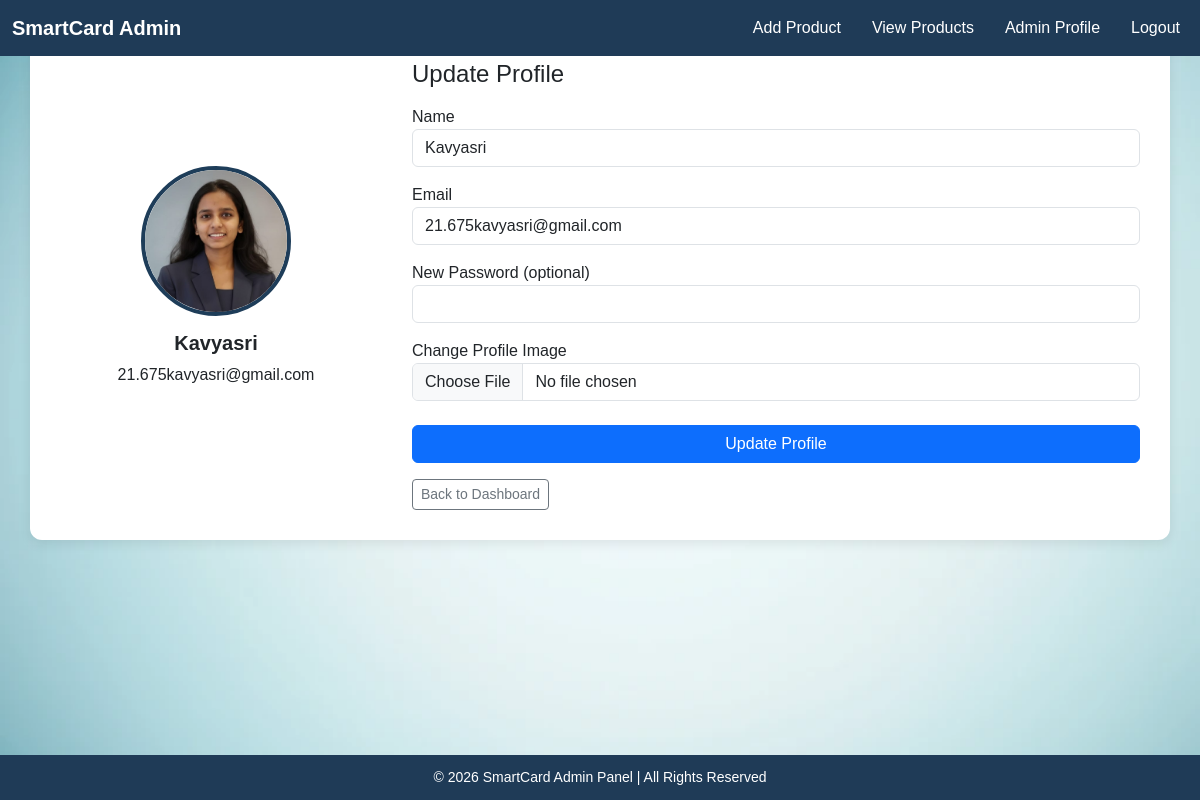
/admin/profile (signed in), run on the app's committed database.
### tables this page shows
CREATE TABLE admin (
    admin_id INTEGER PRIMARY KEY AUTOINCREMENT,
    name TEXT,
    email TEXT UNIQUE,
    password TEXT,
    profile_image TEXT,
    created_at DATETIME DEFAULT CURRENT_TIMESTAMP,
    reset_token TEXT,
    token_expiry DATETIME,

    -- ENUM replaced with CHECK
    role TEXT DEFAULT 'admin'
        CHECK(role IN ('admin','super_admin')),

    is_approved INTEGER DEFAULT 0,
    created_by INTEGER,
    last_login DATETIME,

    FOREIGN KEY(created_by) REFERENCES admin(admin_id)
);

### app.py (the view)
@app.route('/admin/profile', methods=['GET'])
def admin_profile():
    if 'admin_id' not in session:
        flash("Please login!", "danger")
        return redirect('/admin-login')
    admin_id = session['admin_id']
    conn = get_db_connection()
    cursor = conn.cursor()
    cursor.execute("SELECT * FROM admin WHERE admin_id = ?", (admin_id,))
    admin = cursor.fetchone()
    cursor.close()
    conn.close()
    return render_template("admin/admin_profile.html", admin=admin)

### app.py (called while the page is built)
def get_db_connection():
    conn = sqlite3.connect(DATABASE)
    conn.row_factory = sqlite3.Row
    return conn

### templates/admin/admin_profile.html (shortened to what this page needs)
<!DOCTYPE html>
<html>
<head>
    <link href="https://cdn.jsdelivr.net/npm/bootstrap@5.3.3/dist/css/bootstrap.min.css" rel="stylesheet">
    <link rel="stylesheet" href="{{ url_for('static', filename='css/admin.css') }}">
</head>
<body>
<nav class="navbar navbar-expand-lg navbar-custom fixed-top">
  <div class="container-fluid">
    <a class="navbar-brand" href="/admin-dashboard">SmartCard Admin</a>
    {% if session.get('admin_id') %}
    <div class="collapse navbar-collapse justify-content-end" id="navMenu">
      <ul class="navbar-nav">
        <li class="nav-item"><a class="nav-link" href="/admin/add-item">Add Product</a></li>
        <li class="nav-item"><a class="nav-link" href="/admin/item-list">View Products</a></li>
        <li class="nav-item"><a class="nav-link" href="/admin/profile">Admin Profile</a></li>
        <li class="nav-item"><a class="nav-link" href="/admin-logout">Logout</a></li>
      </ul>
    </div>
    {% endif %}
  </div>
</nav>
<div class="page-content">
    <div class="admin-profile-card">
        <div class="profile-left">
            {% if admin.profile_image %}
                <img src="/static/uploads/admin_profiles/{{ admin.profile_image }}" class="profile-img">
            {% else %}
                <div class="no-img">No Image</div>
            {% endif %}
            <div class="profile-info">
                <h5>{{ admin.name }}</h5>
                <p>{{ admin.email }}</p>
            </div>
        </div>
        <div class="profile-right">
            <h4 class="mb-3">Update Profile</h4>
            <form method="POST" action="/admin/profile" enctype="multipart/form-data">
                <div class="mb-3">
                    <label>Name</label>
                    <input type="text" name="name" value="{{ admin.name }}" class="form-control" required>
                </div>
                <div class="mb-3">
                    <label>Email</label>
                    <input type="email" name="email" value="{{ admin.email }}" class="form-control" required>
                </div>
                <div class="mb-3">
                    <label>New Password (optional)</label>
                    <input type="password" name="password" class="form-control">
                </div>
                <div class="mb-4">
                    <label>Change Profile Image</label>
                    <input type="file" name="profile_image" class="form-control" accept="image/*">
                </div>
                <button type="submit" class="btn btn-primary w-100">Update Profile</button>
            </form>
            <a href="/admin-dashboard" class="btn btn-outline-secondary btn-sm mt-3">Back to Dashboard</a>
        </div>
    </div>
</div>
<footer class="footer">
    © 2026 SmartCard Admin Panel | All Rights Reserved
</footer>
</body>
</html>

### static/css/admin.css (style rules this page uses)
body { background-color: #f4f6f9; padding-top: 80px; font-family: Arial, sans-serif; }
.navbar-custom { background-color: #1e3d59; }
.navbar-custom .nav-link, .navbar-custom .navbar-brand { color: #ffffff !important; }
.page-content { padding: 30px; }
.admin-profile-card { background: #ffffff; border-radius: 12px; box-shadow: 0 4px 12px rgba(0,0,0,0.08); padding: 30px; display: flex; gap: 40px; align-items: center; }
.profile-left { text-align: center; width: 30%; }
.profile-img { width: 150px; height: 150px; border-radius: 50%; object-fit: cover; border: 4px solid #1e3d59; }
.profile-info h5 { margin-top: 15px; font-weight: bold; }
.profile-right { width: 70%; }
.footer { text-align: center; padding: 15px; background: #1e3d59; color: white; margin-top: 40px; }
body { margin: 0; font-family: Arial, Helvetica, sans-serif; background-color: #f2f2f2; }
.footer { position: fixed; bottom: 10px; width: 100%; text-align: center; font-size: 14px; }
body { margin: 0; padding: 0; }
.footer { position: fixed; bottom: 0; width: 100%; background-color: #1f3b57; color: white; text-align: center; padding: 10px 0; font-size: 14px; }
body { margin: 0; padding-top: 80px; background-color: #f4f6f9; font-family: Arial, Helvetica, sans-serif; }
.navbar-custom { background-color: #1f3b57; }
.navbar-custom .navbar-brand { color: white; font-weight: bold; font-size: 20px; }
.navbar-custom .nav-link { color: white; margin-left: 15px; }
.footer { background-color: #1f3b57; color: white; text-align: center; padding: 12px 0; margin-top: 50px; }
body { background: url("../images/cart7.webp") no-repeat center center fixed; background-size: cover; margin: 0; padding: 0; }

### data on the page
admin: profile_image (picture), name "Kavyasri", email "21.675kavyasri@gmail.com"
